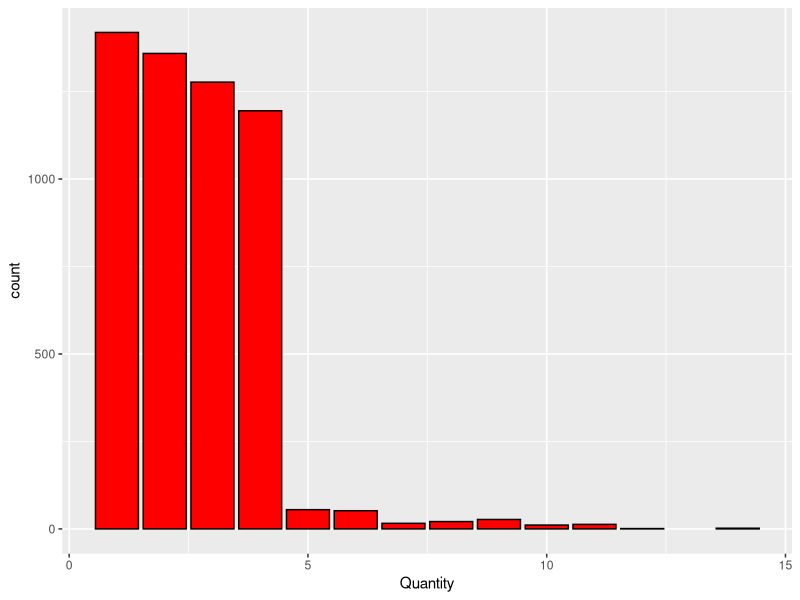
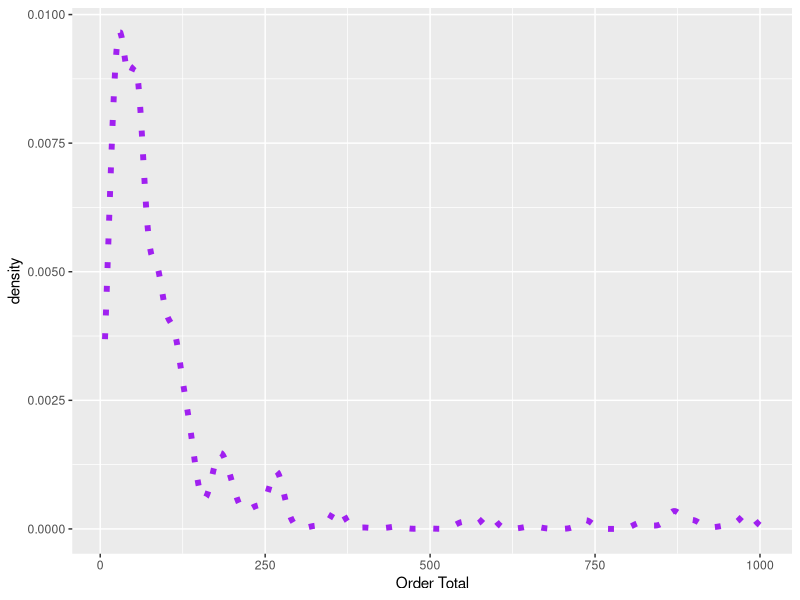
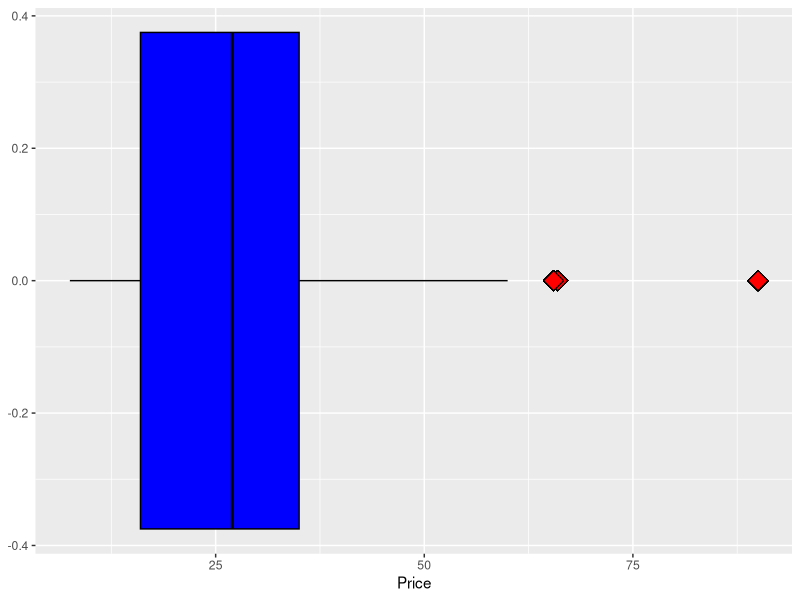

Source code (R) for these figures, in order:
## ---- chunk 1
#RUN FIRST
library(readxl)
library(dplyr)
#load in sales data from Excel file by sheet number
sales <- read_excel("KinetEco Sales.xlsx", sheet= 1)
sales
## ---- chunk 2
#install tidyverse packages
#install.packages("tidyverse")
## ---- chunk 3
#load all tidyverse packages
#library(tidyverse)
## ---- chunk 4
#install just ggplot2 package
install.packages("ggplot2")
## ---- chunk 5
#load ggplot2 package
library(ggplot2)
## ---- chunk 6
#Make bar plot for Quantity
ggplot(sales, aes(x=Quantity)) + geom_bar(color = 'black', fill='red')
## ---- chunk 7
#Make density plot for Order Total with filter
sales %>% filter(`Order Total` < 1000) %>% ggplot(aes(x=`Order Total`)) + geom_density(color = 'purple', linetype= 'dotted', size=2)
## ---- chunk 8
#Make box plot for Price with filter
sales %>% filter(Price < 100) %>% ggplot(aes(x=Price)) + geom_boxplot(color ='black', fill = 'blue', outlier.fill= 'red', outlier.shape= 23, outlier.size=5)
